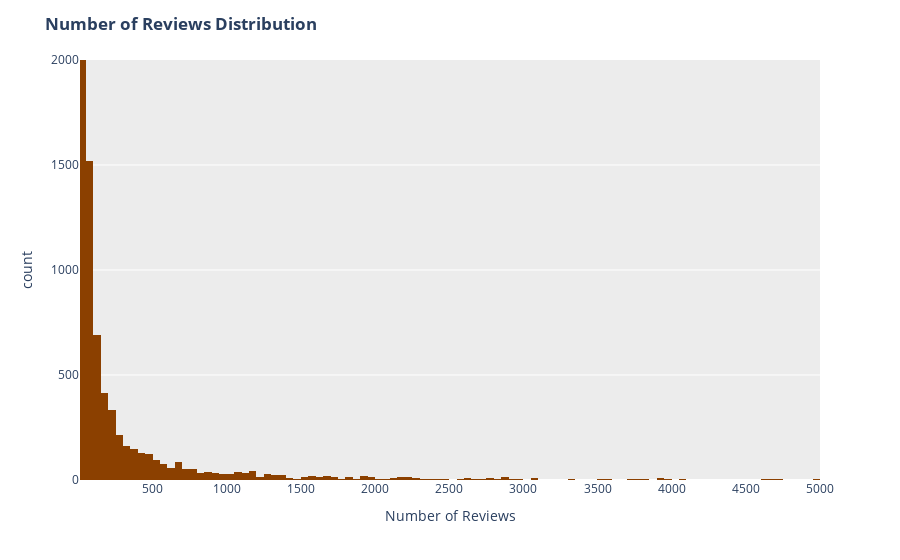

Source (notebook cell):
### Markdown cell above
# Insight 5
As expected our selected category of products have the most common rating as 4 and 5. It also seems that our selection of top manufacturer, categories have resulted in dataframe having a very few 1, 2 and 3 ratings. Now let us check the customer reviews

### Code cell
fig = px.histogram(frame, "no_of_ratings",
                  color_discrete_sequence = ["#8B4000"] * len(frame))
fig.update_xaxes(range=[10, 5000])
fig.update_yaxes(range=[0, 2000])
fig.update_layout(
                 plot_bgcolor = "#ECECEC",
                  xaxis_title = "Number of Reviews",
                  title = "<b>Number of Reviews Distribution</b>"
                 )
fig.show()

### Figure 1 — Plotly figure (JSON) as saved in the notebook; plotly's stock layout.template omitted (floating-point values rounded to 4 significant figures; data arrays with more than 128 entries replaced by an {"elided": "..."} marker saying what was removed)
{"data": [{"alignmentgroup": "True", "bingroup": "x", "hovertemplate": "no_of_ratings=%{x}<br>count=%{y}<extra></extra>", "legendgroup": "", "marker": {"color": "#8B4000", "pattern": {"shape": ""}}, "name": "", "offsetgroup": "", "orientation": "v", "showlegend": false, "type": "histogram", "x": {"elided": "15635 int values"}, "xaxis": "x", "yaxis": "y"}], "layout": {"barmode": "relative", "legend": {"tracegroupgap": 0}, "margin": {"t": 60}, "plot_bgcolor": "#ECECEC", "title": {"text": "<b>Number of Reviews Distribution</b>"}, "xaxis": {"anchor": "y", "domain": [0, 1], "range": [10, 5000], "title": {"text": "Number of Reviews"}}, "yaxis": {"anchor": "x", "domain": [0, 1], "range": [0, 2000], "title": {"text": "count"}}}}
